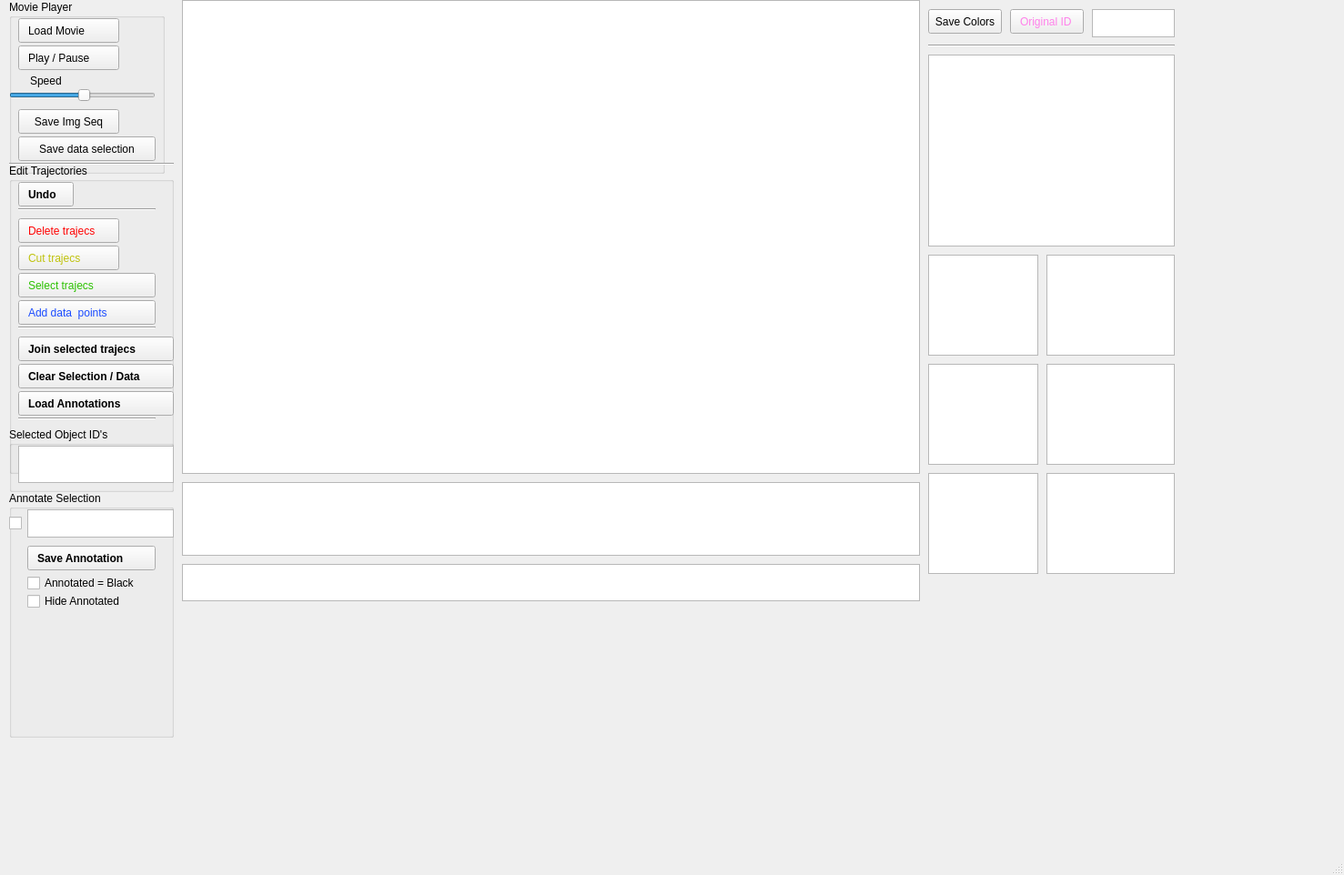
<?xml version="1.0" encoding="UTF-8"?>
<ui version="4.0">
 <class>MainWindow</class>
 <widget class="QMainWindow" name="MainWindow">
  <property name="geometry">
   <rect>
    <x>0</x>
    <y>0</y>
    <width>1477</width>
    <height>962</height>
   </rect>
  </property>
  <property name="windowTitle">
   <string>MainWindow</string>
  </property>
  <widget class="QWidget" name="centralwidget">
   <widget class="PlotWidget" name="qtplot_trajectory">
    <property name="geometry">
     <rect>
      <x>200</x>
      <y>0</y>
      <width>811</width>
      <height>521</height>
     </rect>
    </property>
   </widget>
   <widget class="PlotWidget" name="qtplot_timetrace">
    <property name="geometry">
     <rect>
      <x>200</x>
      <y>530</y>
      <width>811</width>
      <height>81</height>
     </rect>
    </property>
   </widget>
   <widget class="QGroupBox" name="groupBox">
    <property name="geometry">
     <rect>
      <x>10</x>
      <y>0</y>
      <width>171</width>
      <height>191</height>
     </rect>
    </property>
    <property name="title">
     <string>Movie Player</string>
    </property>
    <widget class="QPushButton" name="movie_play">
     <property name="geometry">
      <rect>
       <x>10</x>
       <y>20</y>
       <width>111</width>
       <height>27</height>
      </rect>
     </property>
     <property name="styleSheet">
      <string notr="true">text-align: left; padding-left: 10px</string>
     </property>
     <property name="text">
      <string>Load Movie</string>
     </property>
    </widget>
    <widget class="QPushButton" name="movie_pause">
     <property name="geometry">
      <rect>
       <x>10</x>
       <y>50</y>
       <width>111</width>
       <height>27</height>
      </rect>
     </property>
     <property name="styleSheet">
      <string notr="true">text-align: left; padding-left: 10px</string>
     </property>
     <property name="text">
      <string>Play / Pause</string>
     </property>
    </widget>
    <widget class="QSlider" name="movie_speed">
     <property name="geometry">
      <rect>
       <x>0</x>
       <y>90</y>
       <width>161</width>
       <height>29</height>
      </rect>
     </property>
     <property name="minimum">
      <number>-30</number>
     </property>
     <property name="maximum">
      <number>30</number>
     </property>
     <property name="singleStep">
      <number>1</number>
     </property>
     <property name="value">
      <number>1</number>
     </property>
     <property name="orientation">
      <enum>Qt::Horizontal</enum>
     </property>
    </widget>
    <widget class="QLabel" name="label">
     <property name="geometry">
      <rect>
       <x>10</x>
       <y>80</y>
       <width>66</width>
       <height>17</height>
      </rect>
     </property>
     <property name="styleSheet">
      <string notr="true">text-align: left; padding-left: 10px</string>
     </property>
     <property name="text">
      <string>Speed</string>
     </property>
    </widget>
    <widget class="QPushButton" name="movie_save">
     <property name="geometry">
      <rect>
       <x>10</x>
       <y>120</y>
       <width>111</width>
       <height>27</height>
      </rect>
     </property>
     <property name="text">
      <string>Save Img Seq</string>
     </property>
    </widget>
    <widget class="QPushButton" name="save_trajecs">
     <property name="geometry">
      <rect>
       <x>10</x>
       <y>150</y>
       <width>151</width>
       <height>27</height>
      </rect>
     </property>
     <property name="text">
      <string>Save data selection</string>
     </property>
    </widget>
   </widget>
   <widget class="QGroupBox" name="groupBox_2">
    <property name="geometry">
     <rect>
      <x>10</x>
      <y>180</y>
      <width>181</width>
      <height>341</height>
     </rect>
    </property>
    <property name="title">
     <string>Edit Trajectories</string>
    </property>
    <widget class="QPushButton" name="trajec_delete">
     <property name="geometry">
      <rect>
       <x>10</x>
       <y>60</y>
       <width>111</width>
       <height>27</height>
      </rect>
     </property>
     <property name="styleSheet">
      <string notr="true">color: rgb(255, 2, 2); text-align: left; padding-left: 10px</string>
     </property>
     <property name="text">
      <string>Delete trajecs</string>
     </property>
    </widget>
    <widget class="QPushButton" name="trajec_cut">
     <property name="geometry">
      <rect>
       <x>10</x>
       <y>90</y>
       <width>111</width>
       <height>27</height>
      </rect>
     </property>
     <property name="styleSheet">
      <string notr="true">color: rgb(191, 194, 12); text-align: left; padding-left: 10px</string>
     </property>
     <property name="text">
      <string>Cut trajecs</string>
     </property>
    </widget>
    <widget class="QPushButton" name="trajec_join_add_data">
     <property name="geometry">
      <rect>
       <x>10</x>
       <y>150</y>
       <width>151</width>
       <height>27</height>
      </rect>
     </property>
     <property name="styleSheet">
      <string notr="true">color: rgb(26, 75, 255); text-align: left; padding-left: 10px</string>
     </property>
     <property name="text">
      <string>Add data  points</string>
     </property>
    </widget>
    <widget class="QPushButton" name="trajec_join_save">
     <property name="geometry">
      <rect>
       <x>10</x>
       <y>190</y>
       <width>171</width>
       <height>27</height>
      </rect>
     </property>
     <property name="styleSheet">
      <string notr="true">font-weight: bold; text-align: left; padding-left: 10px</string>
     </property>
     <property name="text">
      <string>Join selected trajecs</string>
     </property>
    </widget>
    <widget class="QPushButton" name="trajec_undo">
     <property name="geometry">
      <rect>
       <x>10</x>
       <y>20</y>
       <width>61</width>
       <height>27</height>
      </rect>
     </property>
     <property name="styleSheet">
      <string notr="true">font-weight: bold; text-align: left; padding-left: 10px</string>
     </property>
     <property name="text">
      <string>Undo</string>
     </property>
    </widget>
    <widget class="QPushButton" name="trajec_join_collect">
     <property name="geometry">
      <rect>
       <x>10</x>
       <y>120</y>
       <width>151</width>
       <height>27</height>
      </rect>
     </property>
     <property name="styleSheet">
      <string notr="true">color: rgb(43, 193, 1); text-align: left; padding-left: 10px</string>
     </property>
     <property name="text">
      <string>Select trajecs</string>
     </property>
    </widget>
    <widget class="Line" name="line_2">
     <property name="geometry">
      <rect>
       <x>10</x>
       <y>40</y>
       <width>151</width>
       <height>20</height>
      </rect>
     </property>
     <property name="orientation">
      <enum>Qt::Horizontal</enum>
     </property>
    </widget>
    <widget class="Line" name="line_4">
     <property name="geometry">
      <rect>
       <x>10</x>
       <y>170</y>
       <width>151</width>
       <height>20</height>
      </rect>
     </property>
     <property name="orientation">
      <enum>Qt::Horizontal</enum>
     </property>
    </widget>
    <widget class="Line" name="line_5">
     <property name="geometry">
      <rect>
       <x>10</x>
       <y>270</y>
       <width>151</width>
       <height>20</height>
      </rect>
     </property>
     <property name="orientation">
      <enum>Qt::Horizontal</enum>
     </property>
    </widget>
    <widget class="QPushButton" name="trajec_join_clear">
     <property name="geometry">
      <rect>
       <x>10</x>
       <y>220</y>
       <width>171</width>
       <height>27</height>
      </rect>
     </property>
     <property name="styleSheet">
      <string notr="true">font-weight: bold; text-align: left; padding-left: 10px</string>
     </property>
     <property name="text">
      <string>Clear Selection / Data</string>
     </property>
    </widget>
    <widget class="QPushButton" name="load_annotations">
     <property name="geometry">
      <rect>
       <x>10</x>
       <y>250</y>
       <width>171</width>
       <height>27</height>
      </rect>
     </property>
     <property name="styleSheet">
      <string notr="true">font-weight: bold; text-align: left; padding-left: 10px</string>
     </property>
     <property name="text">
      <string>Load Annotations</string>
     </property>
    </widget>
   </widget>
   <widget class="Line" name="line">
    <property name="geometry">
     <rect>
      <x>10</x>
      <y>170</y>
      <width>181</width>
      <height>20</height>
     </rect>
    </property>
    <property name="orientation">
     <enum>Qt::Horizontal</enum>
    </property>
   </widget>
   <widget class="QGroupBox" name="groupBox_3">
    <property name="geometry">
     <rect>
      <x>10</x>
      <y>540</y>
      <width>181</width>
      <height>271</height>
     </rect>
    </property>
    <property name="title">
     <string>Annotate Selection</string>
    </property>
    <widget class="QPushButton" name="save_annotation">
     <property name="geometry">
      <rect>
       <x>20</x>
       <y>60</y>
       <width>141</width>
       <height>27</height>
      </rect>
     </property>
     <property name="styleSheet">
      <string notr="true">font-weight: bold; text-align: left; padding-left: 10px</string>
     </property>
     <property name="text">
      <string>Save Annotation</string>
     </property>
    </widget>
    <widget class="QCheckBox" name="annotated_color_checkbox">
     <property name="geometry">
      <rect>
       <x>20</x>
       <y>90</y>
       <width>151</width>
       <height>22</height>
      </rect>
     </property>
     <property name="text">
      <string>Annotated = Black</string>
     </property>
    </widget>
    <widget class="QCheckBox" name="annotated_checkbox_1">
     <property name="geometry">
      <rect>
       <x>0</x>
       <y>20</y>
       <width>171</width>
       <height>31</height>
      </rect>
     </property>
     <property name="text">
      <string/>
     </property>
    </widget>
    <widget class="QPlainTextEdit" name="annotated_text_1">
     <property name="geometry">
      <rect>
       <x>20</x>
       <y>20</y>
       <width>161</width>
       <height>31</height>
      </rect>
     </property>
     <property name="plainText">
      <string/>
     </property>
    </widget>
    <widget class="QCheckBox" name="annotated_hide_checkbox">
     <property name="geometry">
      <rect>
       <x>20</x>
       <y>110</y>
       <width>151</width>
       <height>22</height>
      </rect>
     </property>
     <property name="text">
      <string>Hide Annotated</string>
     </property>
    </widget>
   </widget>
   <widget class="QGroupBox" name="groupBox_4">
    <property name="geometry">
     <rect>
      <x>10</x>
      <y>470</y>
      <width>181</width>
      <height>71</height>
     </rect>
    </property>
    <property name="title">
     <string>Selected Object ID's</string>
    </property>
    <widget class="QPlainTextEdit" name="qttext_selected_objids">
     <property name="geometry">
      <rect>
       <x>10</x>
       <y>20</y>
       <width>171</width>
       <height>41</height>
      </rect>
     </property>
    </widget>
   </widget>
   <widget class="QPushButton" name="save_colors">
    <property name="geometry">
     <rect>
      <x>1020</x>
      <y>10</y>
      <width>81</width>
      <height>27</height>
     </rect>
    </property>
    <property name="text">
     <string>Save Colors</string>
    </property>
   </widget>
   <widget class="QPushButton" name="get_original_objid">
    <property name="geometry">
     <rect>
      <x>1110</x>
      <y>10</y>
      <width>81</width>
      <height>27</height>
     </rect>
    </property>
    <property name="styleSheet">
     <string notr="true">color: rgb(255, 129, 234); text-align: left; padding-left: 10px</string>
    </property>
    <property name="text">
     <string>Original ID</string>
    </property>
   </widget>
   <widget class="QPlainTextEdit" name="qttext_show_original_objid">
    <property name="geometry">
     <rect>
      <x>1200</x>
      <y>10</y>
      <width>91</width>
      <height>31</height>
     </rect>
    </property>
   </widget>
   <widget class="Line" name="line_6">
    <property name="geometry">
     <rect>
      <x>1020</x>
      <y>40</y>
      <width>271</width>
      <height>20</height>
     </rect>
    </property>
    <property name="orientation">
     <enum>Qt::Horizontal</enum>
    </property>
   </widget>
   <widget class="PlotWidget" name="qtplot_gphoto2times">
    <property name="geometry">
     <rect>
      <x>200</x>
      <y>620</y>
      <width>811</width>
      <height>41</height>
     </rect>
    </property>
   </widget>
   <widget class="PlotWidget" name="qtplot_gphoto2image">
    <property name="geometry">
     <rect>
      <x>1020</x>
      <y>60</y>
      <width>271</width>
      <height>211</height>
     </rect>
    </property>
   </widget>
   <widget class="PlotWidget" name="qtplot_gphoto2_flyA_img">
    <property name="geometry">
     <rect>
      <x>1020</x>
      <y>280</y>
      <width>121</width>
      <height>111</height>
     </rect>
    </property>
   </widget>
   <widget class="PlotWidget" name="qtplot_gphoto2_flyA_hist">
    <property name="geometry">
     <rect>
      <x>1150</x>
      <y>280</y>
      <width>141</width>
      <height>111</height>
     </rect>
    </property>
   </widget>
   <widget class="PlotWidget" name="qtplot_gphoto2_flyB_img">
    <property name="geometry">
     <rect>
      <x>1020</x>
      <y>400</y>
      <width>121</width>
      <height>111</height>
     </rect>
    </property>
   </widget>
   <widget class="PlotWidget" name="qtplot_gphoto2_flyC_img">
    <property name="geometry">
     <rect>
      <x>1020</x>
      <y>520</y>
      <width>121</width>
      <height>111</height>
     </rect>
    </property>
   </widget>
   <widget class="PlotWidget" name="qtplot_gphoto2_flyB_hist">
    <property name="geometry">
     <rect>
      <x>1150</x>
      <y>400</y>
      <width>141</width>
      <height>111</height>
     </rect>
    </property>
   </widget>
   <widget class="PlotWidget" name="qtplot_gphoto2_flyC_hist">
    <property name="geometry">
     <rect>
      <x>1150</x>
      <y>520</y>
      <width>141</width>
      <height>111</height>
     </rect>
    </property>
   </widget>
  </widget>
  <widget class="QMenuBar" name="menubar">
   <property name="geometry">
    <rect>
     <x>0</x>
     <y>0</y>
     <width>1477</width>
     <height>22</height>
    </rect>
   </property>
  </widget>
  <widget class="QStatusBar" name="statusbar"/>
 </widget>
 <customwidgets>
  <customwidget>
   <class>PlotWidget</class>
   <extends>QGraphicsView</extends>
   <header>pyqtgraph</header>
  </customwidget>
 </customwidgets>
 <resources/>
 <connections/>
</ui>
